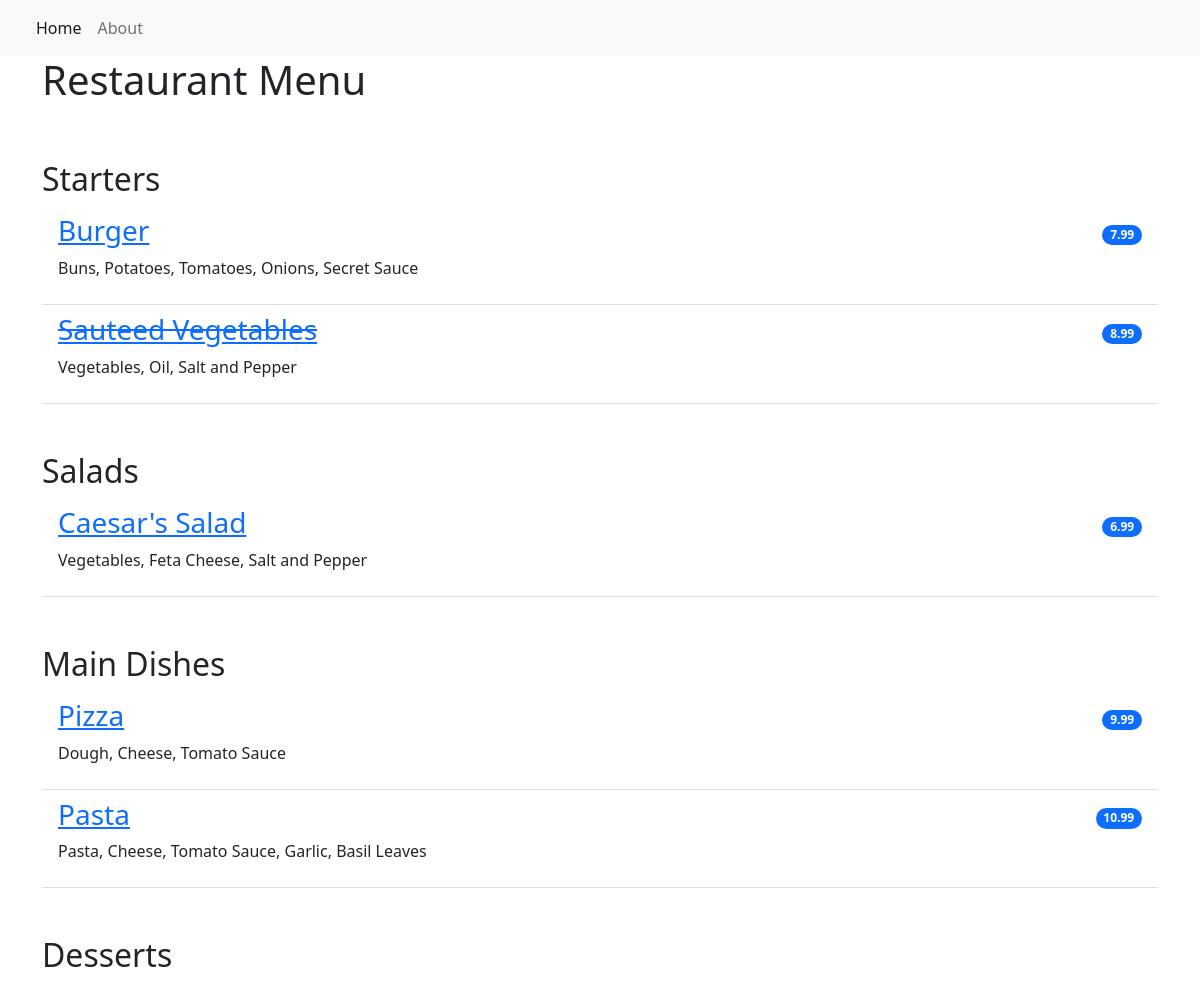
The page / on the database its author committed.
### restaurant_menu/models.py (models this page shows, shortened)
class Item(models.Model):
    meal = models.CharField(max_length=1000, unique=True) # this creates a dish in the menu
    description = models.CharField( max_length=2000) # details of the dish
    price = models.DecimalField(max_digits=10, decimal_places=2)
    meal_type = models.CharField(max_length=200, choices=MEAL_TYPE)
    author = models.ForeignKey(User, on_delete=models.CASCADE) # if a cook (User) is deleted from the database
    status = models.IntegerField(choices=STATUS, default=1)
    date_created = models.DateTimeField(auto_now_add=True) # records when an item (dish) is created
    date_updated = models.DateTimeField(auto_now=True)  # records when an item (dish) is edited

### restaurant_menu/views.py (the view)
# urls.py: path('', views.MenuList.as_view(), name='home'),
class MenuList(generic.ListView):
    queryset = Item.objects.order_by() #queryset will store a list of data
    template_name = "index.html" # template_name is a standard variable in views that removes the need for a 'return' function
    def get_context_data(self, **kwargs): #predefined method that is being overwritten
        context = super().get_context_data(**kwargs)
        context['meals'] = MEAL_TYPE
        return context

### restaurant_menu/templates/index.html
{% extends 'base.html' %}
{% block content %}
<div class="container">
  <h1>Restaurant Menu</h1>
    <ul class="list-group list-group-flush">
        {% for meal in meals %}
            <h2 class="pt-5">{{ meal.1 }}</h2>
                {% for row in item_list %}
                    {% if row.meal_type == meal.0 %}
                        {% if row.status == 0 %}
                        <li class="list-group-item d-flex justify-content-between align-items-center border-0 pb-0">
                            <a href="{% url 'menu_item' row.pk %}"><h3><del>{{ row.meal }}</del></h3></a>
                            <span class="badge bg-primary rounded-pill">{{ row.price }}</span>
                        </li>
                        <li class="list-group-item pt-0">
                            <p>{{ row.description }}</p>
                        </li>
                        {% else %}
                        <li class="list-group-item d-flex justify-content-between align-items-center border-0 pb-0">
                            <a href="{% url 'menu_item' row.pk %}"><h3>{{ row.meal }}</h3></a>
                            <span class="badge bg-primary rounded-pill">{{ row.price }}</span>
                        </li>
                        <li class="list-group-item pt-0">
                            <p>{{ row.description }}</p>
                        </li>
                        {% endif %}
                    {% endif %}
                {% endfor %}
        {% endfor %}
    </ul>
</div>
{% endblock content %}

### restaurant_menu/templates/base.html (shortened to what this page needs)
<!DOCTYPE html>
<html lang="en">
    <head>
        <link href="https://cdn.jsdelivr.net/npm/bootstrap@5.2.0-beta1/dist/css/bootstrap.min.css" rel="stylesheet">
    </head>
    <body>
        <nav class="navbar navbar-expand-lg bg-light">
            <div class="container-fluid">
                <div class="collapse navbar-collapse" id="navbarNav">
                    <ul class="navbar-nav">
                         <li class="nav-item">
                            <a class="nav-link active" aria-current="page" href="{% url 'home' %}">Home</a>
                        </li>
                        <li class="nav-item">
                            <a class="nav-link" aria-current="page" href="{% url 'home' %}">About</a>
                        </li>
                    </ul>
                </div>
            </div>
        </nav>
        {% block content %}
        {% endblock content %}
    </body>
</html>

### rows shown on the page
Item: meal "Burger", price "7.99", description "Buns, Potatoes, Tomatoes, Onions, Secret Sauce"
Item: meal "Sauteed Vegetables", price "8.99", description "Vegetables, Oil, Salt and Pepper"
Item: meal "Caesar's Salad", price "6.99", description "Vegetables, Feta Cheese, Salt and Pepper"
Item: meal "Pizza", price "9.99", description "Dough, Cheese, Tomato Sauce"
Item: meal "Pasta", price "10.99", description "Pasta, Cheese, Tomato Sauce, Garlic, Basil Leaves"

### other values the page prints
{{ meal.1 }} "Starters" "Salads" "Main Dishes" "Desserts"
